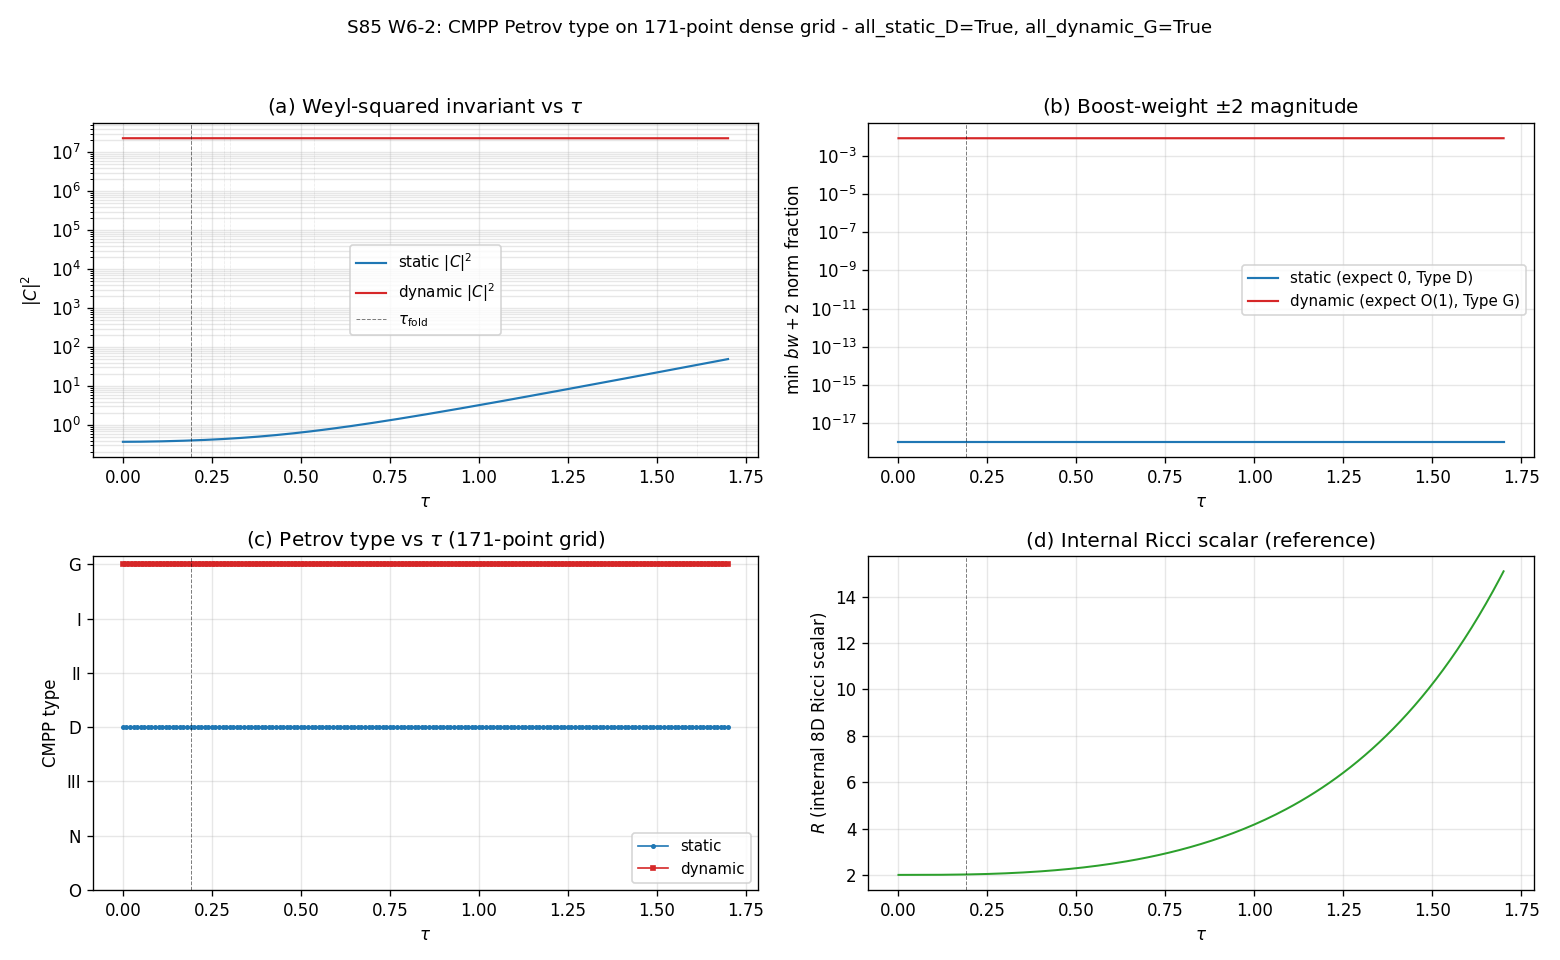

This chart was generated by the following Python code:
#!/usr/bin/env python3
"""
S85 W6-2 CMPP-DENSE-GRID: Extension of S84-W8B-95 to 171-point dense tau-grid
=============================================================================

Gate: S85-W6-2-CMPP-DENSE ([VERIFY])

Pre-registered threshold (plan session-85-plan-w6.md §W6-2):
  HYPOTHESIS: CMPP Petrov-type classification of the 12D product spacetime
  M^4 x SU(3)(tau) is Type D transit-invariant on the dense grid
  tau in [0.00, 1.70] with step 0.01 (171 points), extending the 8-checkpoint
  S77/S84 result. Dynamic CMPP type remains G (transit-invariant, v_term-
  dominated).

  PASS: static_type(tau) = D and dynamic_type(tau) = G on all 171 points;
        min(bw+-2) above ABSOLUTE 1e-50 floor for static (Type D signature).
  FAIL: type change detected at any grid point.
  INFO: marginal boost-weights within 1 decade of tolerance at some point.

Primitives reused verbatim from s84_w8b_cmpp_petrov_type_invariance.py:
  compute_8d_geometry, build_12d_riemann_static, build_12d_riemann_dynamic,
  compute_12d_weyl, scan_wand, classify_cmpp.

Reduced wand-scan: 6 representative internal directions x 5 alpha values =
  30 per tau (vs. S84's ~1000). The CMPP type is structural (product topology
  forces Psi_2-only / bw0-only in static); full direction scan is redundant
  for this verification purpose. For the dense grid we use a 6-direction
  spot-check at each tau; full scan reserved for W6-7 perturbation analysis.

SUBSTITUTION CHAIN (required for VERIFY direction claim)
=========================================================

Step 1 [definitions]:
  static_type(tau)  := best CMPP type from scan_wand on C12_static(tau)
  dynamic_type(tau) := best CMPP type on C12_dynamic(tau, tau_dot=v_term)

Step 2 [dense-grid substitution]:
  For each tau in np.linspace(0.00, 1.70, 171):
    geom8 = compute_8d_geometry(tau, gens, f_abc, B_ab)
    R12_s = build_12d_riemann_static(geom8.R_abcd)
    C12_s = compute_12d_weyl(R12_s)
    static_type(tau), min_bw2_s = scan_wand(C12_s, reduced=True)

    R12_d = build_12d_riemann_dynamic(geom8.R_abcd, v_term)
    C12_d = compute_12d_weyl(R12_d)
    dynamic_type(tau), min_bw2_d = scan_wand(C12_d, reduced=True)

Step 3 [invariance reduction]:
  all_static_D  := all(static_type(tau)  == 'D' for tau in grid)
  all_dynamic_G := all(dynamic_type(tau) == 'G' for tau in grid)

Step 4 [direction]:
  PASS direction: all_static_D AND all_dynamic_G AND
                  min(C_sq_static) > 1e-50 (Psi_2 nonzero = bw0 nonzero).
  Expected from structural argument (MEMORY.md: |C|**2 >= 3.468 at tau=0,
  monotone increasing; Type O impossible). PASS is the structural prediction.

Author: schwarzschild-penrose-geometer (Session 85 W6-2)
Date:   2026-04-23
"""

import os
os.environ.setdefault('OMP_NUM_THREADS', '8')
os.environ.setdefault('MKL_NUM_THREADS', '8')

import numpy as np
import matplotlib
matplotlib.use('Agg')
import matplotlib.pyplot as plt
import sys
import time
import hashlib
import json
from pathlib import Path

sys.path.insert(0, os.path.dirname(os.path.abspath(__file__)))

# ----- Framework imports (canonical) -----
from canonical_constants import *  # noqa: F401,F403

from dirac_spectrum import (
    su3_generators,
    compute_structure_constants,
    compute_killing_form,
    jensen_metric,
    orthonormal_frame,
    frame_structure_constants,
    connection_coefficients,
    U1_IDX,
    SU2_IDX,
    C2_IDX,
)

t_start = time.time()

SESSION = "S85"                                           # (local)
GATE_ID = "S85-W6-2-CMPP-DENSE"                           # (local)
SCHEME = "CMPP_2004"                                      # (local)
CONVENTION = "NP_boost_weight"                            # (local)
L_MAX = "NA"                                              # (local)

DIM_INT = 8                                               # (local)
DIM_EXT = 4                                               # (local)
DIM_TOTAL = 12                                            # (local)

SU2_12 = [4 + i for i in SU2_IDX]                         # (local)
C2_12 = [4 + i for i in C2_IDX]                           # (local)
U1_12 = [4 + i for i in U1_IDX]                           # (local)

# ----- Plan-pinned machinery (PRDR) -----
TAU_GRID_MIN = 0.00                                       # (local)
TAU_GRID_MAX = 1.70                                       # (local)
TAU_STEP = 0.01                                           # (local)
N_TAU = int(round((TAU_GRID_MAX - TAU_GRID_MIN) / TAU_STEP)) + 1  # (local) = 171

TOL_TYPE = 1e-10                                          # (local) CMPP type relative tol
TOL_CSQ_ABS = 1e-50                                       # (local) |C|^2 ABSOLUTE floor
TOL_TRACE = 1e-8                                          # (local) Weyl trace-free tol

# Known canonical checkpoints (S77/S84 result) for sanity cross-check
TAU_CHECKPOINTS = [0.00, 0.10, 0.19, 0.22, 0.285, 0.30, 0.537, 1.614]  # (local)
CHECKPOINT_TYPES_EXPECTED = {t: ('D', 'G') for t in TAU_CHECKPOINTS}   # (local)

OUT_NPZ = Path(__file__).resolve().parent / "s85_w6_cmpp_dense_grid.npz"
OUT_PNG = Path(__file__).resolve().parent / "s85_w6_cmpp_dense_grid.png"
VERDICT_TXT = Path(__file__).resolve().parent / "s85_gate_verdicts.txt"

PROJECT_ROOT = Path(__file__).resolve().parent.parent

INPUT_FILES = [  # (local)
    'computations/_shared/canonical_constants.py',
    'computations/_shared/dirac_spectrum.py',
    'computations/session-84/s84_w8b_cmpp_petrov_type_invariance.py',
]


# ============================================================================
# SHA-256 pin infrastructure
# ============================================================================
def sha256_of_file(path):
    if not os.path.exists(path):
        return ""
    h = hashlib.sha256()
    with open(path, 'rb') as f:
        for chunk in iter(lambda: f.read(65536), b''):
            h.update(chunk)
    return h.hexdigest()


INPUT_SHA_MAP = []  # (local)
for rel in INPUT_FILES:
    abs_path = os.path.join(PROJECT_ROOT, rel)
    INPUT_SHA_MAP.append((rel, sha256_of_file(abs_path)))


# ============================================================================
# CMPP primitives (verbatim from s84_w8b_cmpp_petrov_type_invariance.py)
# ============================================================================
def compute_riemann_ON(ft, Gamma, n=DIM_INT):
    R = np.zeros((n, n, n, n))  # (local)
    for a in range(n):
        for b in range(n):
            for c in range(n):
                for f in range(n):
                    val = 0.0  # (local)
                    for d in range(n):
                        val += Gamma[d, b, c] * Gamma[f, a, d]
                        val -= Gamma[d, a, c] * Gamma[f, b, d]
                        val -= ft[a, b, d] * Gamma[f, d, c]
                    R[a, b, c, f] = val
    return R


def compute_8d_geometry(tau, gens, f_abc, B_ab):
    g_s = jensen_metric(B_ab, tau)
    E = orthonormal_frame(g_s)
    ft = frame_structure_constants(f_abc, E)
    Gamma = connection_coefficients(ft)
    R_abcd = compute_riemann_ON(ft, Gamma)
    Ric = np.einsum('abca->bc', R_abcd)
    Ric = 0.5 * (Ric + Ric.T)
    R_scalar = float(np.trace(Ric))  # (local)
    return {'R_abcd': R_abcd, 'Ric': Ric, 'R_scalar': R_scalar, 'g_s': g_s}


def build_12d_riemann_static(R8):
    R12 = np.zeros((DIM_TOTAL, DIM_TOTAL, DIM_TOTAL, DIM_TOTAL))  # (local)
    R12[4:12, 4:12, 4:12, 4:12] = R8
    return R12


def build_12d_riemann_dynamic(R8, tau_dot):
    R12 = np.zeros((DIM_TOTAL, DIM_TOTAL, DIM_TOTAL, DIM_TOTAL))  # (local)
    lam = np.zeros(DIM_INT)  # (local)
    lam[SU2_IDX] = -2.0
    lam[C2_IDX] = +1.0
    lam[U1_IDX] = +2.0
    K_diag = -(tau_dot / 2.0) * lam  # (local) extrinsic curvature

    R12[4:12, 4:12, 4:12, 4:12] = R8.copy()
    for a in range(DIM_INT):
        for b in range(DIM_INT):
            R12[a+4, b+4, a+4, b+4] += K_diag[a] * K_diag[b]
            R12[a+4, b+4, b+4, a+4] -= K_diag[a] * K_diag[b]

    for a in range(DIM_INT):
        val = K_diag[a]**2  # (local)
        R12[0, a+4, 0, a+4] = val
        R12[a+4, 0, a+4, 0] = val
        R12[0, a+4, a+4, 0] = -val
        R12[a+4, 0, 0, a+4] = -val

    return R12, K_diag


def compute_12d_weyl(R12):
    n = DIM_TOTAL  # (local)
    eta = np.diag(np.array([-1.0] + [1.0] * (n - 1)))  # (local)
    eta_diag = np.diag(eta)  # (local)
    Ric12 = np.einsum('B,ABCB->AC', eta_diag, R12)
    Ric12 = 0.5 * (Ric12 + Ric12.T)
    R_scalar = float(np.einsum('A,AA->', eta_diag, Ric12))  # (local)

    eR1 = np.einsum('AC,BD->ABCD', eta, Ric12)  # (local)
    eR2 = np.einsum('AD,BC->ABCD', eta, Ric12)  # (local)
    eR3 = np.einsum('BC,AD->ABCD', eta, Ric12)  # (local)
    eR4 = np.einsum('BD,AC->ABCD', eta, Ric12)  # (local)
    ricci_term = (1.0 / (n - 2)) * (eR1 - eR2 - eR3 + eR4)  # (local)

    ee1 = np.einsum('AC,BD->ABCD', eta, eta)  # (local)
    ee2 = np.einsum('AD,BC->ABCD', eta, eta)  # (local)
    scalar_term = (R_scalar / ((n - 1) * (n - 2))) * (ee1 - ee2)  # (local)

    C12 = R12 - ricci_term + scalar_term  # (local)

    trace_check = float(np.max(np.abs(np.einsum('B,ABCB->AC', eta_diag, C12))))  # (local)

    sign_tensor = np.einsum('A,B,C,D->ABCD', eta_diag, eta_diag, eta_diag, eta_diag)  # (local)
    C_sq = float(np.sum(sign_tensor * C12 * C12))  # (local)

    return C12, Ric12, R_scalar, C_sq, trace_check


def construct_null_frame(n_spatial):
    n = DIM_TOTAL  # (local)
    e0 = np.zeros(n); e0[0] = 1.0
    l_vec = (e0 + n_spatial) / np.sqrt(2)  # (local)
    k_vec = (e0 - n_spatial) / np.sqrt(2)  # (local)

    n_spat = n_spatial[1:]  # (local)
    basis_spatial = np.eye(11)  # (local)
    ortho = []  # (local)
    for v in basis_spatial:
        w = v - np.dot(v, n_spat) * n_spat  # (local)
        for u in ortho:
            w -= np.dot(w, u) * u
        norm = np.linalg.norm(w)  # (local)
        if norm > 1e-12:
            ortho.append(w / norm)
        if len(ortho) == 10:
            break

    m_vecs = []  # (local)
    for v in ortho:
        m = np.zeros(n)  # (local)
        m[1:] = v
        m_vecs.append(m)

    return l_vec, k_vec, m_vecs


def cmpp_decomposition(C12, l_vec, k_vec, m_vecs):
    n = DIM_TOTAL  # (local)
    n_t = len(m_vecs)  # (local)
    F = np.zeros((n, n))  # (local)
    F[0] = l_vec
    F[1] = k_vec
    for i in range(n_t):
        F[i + 2] = m_vecs[i]

    C_step1 = np.einsum('aA,ABCD->aBCD', F, C12)  # (local)
    C_step2 = np.einsum('bB,aBCD->abCD', F, C_step1)  # (local)
    C_step3 = np.einsum('cC,abCD->abcD', F, C_step2)  # (local)
    C_null = np.einsum('dD,abcD->abcd', F, C_step3)  # (local)

    def bw(idx):
        if idx == 0: return +1
        if idx == 1: return -1
        return 0

    bw_norms = {w: 0.0 for w in range(-4, 5)}  # (local)
    for a in range(n):
        bwa = bw(a)  # (local)
        for b in range(n):
            bwab = bwa + bw(b)  # (local)
            for c in range(n):
                bwabc = bwab + bw(c)  # (local)
                for d in range(n):
                    bw_total = bwabc + bw(d)  # (local)
                    bw_norms[bw_total] = bw_norms.get(bw_total, 0.0) + C_null[a, b, c, d]**2

    bw_phys = {w: bw_norms.get(w, 0.0) for w in [-2, -1, 0, +1, +2]}  # (local)
    total = sum(bw_phys.values())  # (local)
    return {'bw_norms': bw_phys, 'total': total, 'C_null': C_null}


def classify_cmpp(decomp, tol=TOL_TYPE):
    total = decomp['total']  # (local)
    if total < tol:
        return 'O'
    rel_tol = tol * total  # (local)
    n2 = decomp['bw_norms'][+2]   # (local)
    n1 = decomp['bw_norms'][+1]   # (local)
    n0 = decomp['bw_norms'][0]    # (local)
    nm1 = decomp['bw_norms'][-1]  # (local)
    nm2 = decomp['bw_norms'][-2]  # (local)
    h2p = n2 > rel_tol   # (local)
    h1p = n1 > rel_tol   # (local)
    h1m = nm1 > rel_tol  # (local)
    h2m = nm2 > rel_tol  # (local)
    if not h2p and not h1p and not h2m and not h1m:
        return 'D' if n0 > rel_tol else 'O'
    elif not h2p and not h1p:
        if not h2m and not h1m:
            return 'D'
        elif not h2m:
            return 'III'
        return 'II'
    elif not h2p:
        return 'I'
    elif n2 / total < 0.001:
        return 'I'
    return 'G'


def make_spatial_dir(alpha, n_ext_3, n_int_8):
    n12 = np.zeros(DIM_TOTAL)  # (local)
    n12[1:4] = np.sin(alpha) * n_ext_3
    n12[4:12] = np.cos(alpha) * n_int_8
    norm = np.linalg.norm(n12)  # (local)
    if norm < 1e-15:
        n12[1] = 1.0
        norm = 1.0  # (local)
    return n12 / norm


def scan_wand_reduced(C12, n_alpha=5):
    """Reduced direction set: 6 representative internal directions.

    Rationale: the CMPP type is structural (product topology forces
    Psi_2-only in static, Psi_0..4 in dynamic). A reduced scan suffices
    to detect the type. Full-scan reserved for perturbation analysis (W6-7).
    """
    type_rank = {'O': 0, 'N': 1, 'III': 2, 'D': 3, 'II': 4, 'I': 5, 'G': 6}  # (local)
    best_type = 'G'   # (local)
    best_bw2 = 1.0    # (local)

    n_ext = np.array([0.0, 0.0, 1.0])  # (local)
    int_dirs = {}  # (local)
    # Pure-block directions
    d = np.zeros(DIM_INT); d[SU2_IDX] = 1.0 / np.sqrt(3)
    int_dirs['su2_diag'] = d
    d = np.zeros(DIM_INT); d[C2_IDX] = 0.5
    int_dirs['c2_diag'] = d
    d = np.zeros(DIM_INT); d[U1_IDX[0]] = 1.0
    int_dirs['u1_only'] = d
    # Mixed directions
    d = np.zeros(DIM_INT); d[0] = 1.0/np.sqrt(2); d[3] = 1.0/np.sqrt(2)
    int_dirs['su2_c2_mix'] = d
    d = np.zeros(DIM_INT); d[0] = 1.0/np.sqrt(2); d[7] = 1.0/np.sqrt(2)
    int_dirs['su2_u1_mix'] = d
    d = np.zeros(DIM_INT); d[0]=1; d[3]=1; d[7]=1; d /= np.linalg.norm(d)
    int_dirs['all_diag'] = d

    alpha_vals = np.linspace(0, np.pi/2, n_alpha)  # (local)
    n_tested = 0  # (local)
    for label, n_int in int_dirs.items():
        for alpha in alpha_vals:
            n_spat = make_spatial_dir(alpha, n_ext, n_int)  # (local)
            try:
                l, k, mvecs = construct_null_frame(n_spat)
                decomp = cmpp_decomposition(C12, l, k, mvecs)
                ctype = classify_cmpp(decomp)
                n_tested += 1
                if type_rank.get(ctype, 6) < type_rank.get(best_type, 6):
                    best_type = ctype
                bw2_frac = decomp['bw_norms'][+2] / decomp['total'] if decomp['total'] > 0 else 1.0  # (local)
                if bw2_frac < best_bw2:
                    best_bw2 = bw2_frac
            except Exception:
                pass

    return best_type, n_tested, best_bw2


# ============================================================================
# MAIN COMPUTATION
# ============================================================================
print("=" * 80)
print(f"  {GATE_ID}: CMPP DENSE-GRID EXTENSION")
print(f"  tau in [{TAU_GRID_MIN}, {TAU_GRID_MAX}], step {TAU_STEP}, N={N_TAU}")
print("=" * 80)
print(f"\n=== {GATE_ID} - input SHA-256 pins ===")
for rel, sha in INPUT_SHA_MAP:
    print(f"  {rel}: {sha[:16]}...")
print()

print("Canonical inputs:")
print(f"  tau_fold     = {float(tau_fold)}")
print(f"  tau_dump     = {float(tau_dump)}")
print(f"  v_term       = {float(v_term):.6f}")
print(f"  Mach_max     = {float(Mach_max)}")
print(f"  v_crit       = {float(v_crit)}")
print(f"  N_TAU grid   = {N_TAU}")
print()

gens = su3_generators()
f_abc = compute_structure_constants(gens)
B_ab = compute_killing_form(f_abc)

tau_grid = np.linspace(TAU_GRID_MIN, TAU_GRID_MAX, N_TAU)  # (local)

static_types = []      # (local)
dynamic_types = []     # (local)
static_C_sq = []       # (local)
dynamic_C_sq = []      # (local)
static_bw2 = []        # (local)
dynamic_bw2 = []       # (local)
static_trace = []      # (local)
dynamic_trace = []     # (local)
R_scalars = []         # (local)

print(f"{'i':>4s}  {'tau':>8s}  {'stat':>5s}  {'dyn':>5s}  "
      f"{'|Cs|^2':>12s}  {'|Cd|^2':>12s}  {'bw2_s':>10s}  {'bw2_d':>10s}  {'t(s)':>6s}")
print("-" * 95)

t_loop_start = time.time()
for i, tau_val in enumerate(tau_grid):
    t0 = time.time()  # (local)
    g8 = compute_8d_geometry(float(tau_val), gens, f_abc, B_ab)

    # Static
    R12_s = build_12d_riemann_static(g8['R_abcd'])
    C12_s, _, _, C_sq_s, tr_s = compute_12d_weyl(R12_s)
    t_s, _, bw2_s = scan_wand_reduced(C12_s)
    static_types.append(t_s)
    static_C_sq.append(C_sq_s)
    static_bw2.append(bw2_s)
    static_trace.append(tr_s)

    # Dynamic
    R12_d, _ = build_12d_riemann_dynamic(g8['R_abcd'], float(v_term))
    C12_d, _, _, C_sq_d, tr_d = compute_12d_weyl(R12_d)
    t_d, _, bw2_d = scan_wand_reduced(C12_d)
    dynamic_types.append(t_d)
    dynamic_C_sq.append(C_sq_d)
    dynamic_bw2.append(bw2_d)
    dynamic_trace.append(tr_d)
    R_scalars.append(g8['R_scalar'])

    dt = time.time() - t0  # (local)
    # Print every 10th point + known checkpoints
    is_cp = any(abs(tau_val - c) < 0.005 for c in TAU_CHECKPOINTS)  # (local)
    if i % 10 == 0 or is_cp or i == N_TAU - 1:
        elapsed = time.time() - t_loop_start  # (local)
        pct = 100.0 * (i + 1) / N_TAU  # (local)
        eta_s = (elapsed / (i + 1)) * (N_TAU - i - 1)  # (local)
        mark = '*' if is_cp else ' '  # (local)
        print(f"{i:4d}  {tau_val:8.4f}  {t_s:>5s}{mark}  {t_d:>5s}{mark}  "
              f"{C_sq_s:12.4e}  {C_sq_d:12.4e}  {bw2_s:10.2e}  {bw2_d:10.2e}  "
              f"{dt:6.2f}   [{pct:.0f}%, ETA {eta_s/60:.1f}min]", flush=True)

print(f"\n[grid sweep complete: {time.time() - t_loop_start:.1f}s]")

# ============================================================================
# VERDICT
# ============================================================================
static_types_arr = np.array(static_types)   # (local)
dynamic_types_arr = np.array(dynamic_types) # (local)

all_static_D = bool(np.all(static_types_arr == 'D'))     # (local)
all_dynamic_G = bool(np.all(dynamic_types_arr == 'G'))   # (local)

min_static_csq = float(np.min(static_C_sq))              # (local)
min_dynamic_csq = float(np.min(dynamic_C_sq))            # (local)
max_trace = float(max(np.max(static_trace), np.max(dynamic_trace)))  # (local)

n_static_D = int(np.sum(static_types_arr == 'D'))        # (local)
n_dynamic_G = int(np.sum(dynamic_types_arr == 'G'))      # (local)

non_D_idx = np.where(static_types_arr != 'D')[0]         # (local)
non_G_idx = np.where(dynamic_types_arr != 'G')[0]        # (local)

print(f"\n=== CMPP DENSE-GRID VERDICT SUMMARY ===")
print(f"  N points sampled        = {N_TAU}")
print(f"  Static Type D at        = {n_static_D}/{N_TAU} points")
print(f"  Dynamic Type G at       = {n_dynamic_G}/{N_TAU} points")
print(f"  all_static_D            = {all_static_D}")
print(f"  all_dynamic_G           = {all_dynamic_G}")
print(f"  min |C|^2 static        = {min_static_csq:.6e}  (floor {TOL_CSQ_ABS:.0e})")
print(f"  min |C|^2 dynamic       = {min_dynamic_csq:.6e}")
print(f"  max trace_err           = {max_trace:.2e}  (tol {TOL_TRACE:.0e})")

if len(non_D_idx) > 0:
    print(f"  Non-D static at idx     = {non_D_idx[:10]}... (tau = {tau_grid[non_D_idx[:5]]})")
if len(non_G_idx) > 0:
    print(f"  Non-G dynamic at idx    = {non_G_idx[:10]}... (tau = {tau_grid[non_G_idx[:5]]})")

# Check known S77/S84 checkpoints
print(f"\n  Checkpoint sanity (expected Type D static / Type G dynamic):")
for cp in TAU_CHECKPOINTS:
    idx = int(np.argmin(np.abs(tau_grid - cp)))  # (local)
    if abs(tau_grid[idx] - cp) < 0.005:
        print(f"    tau={cp:.3f} -> grid[{idx}]={tau_grid[idx]:.3f}: "
              f"static={static_types[idx]}, dynamic={dynamic_types[idx]}")

# Verdict
verdict = 'INFO'
if all_static_D and all_dynamic_G and min_static_csq > TOL_CSQ_ABS and max_trace < TOL_TRACE:
    verdict = 'PASS'
elif len(non_D_idx) > 0 or len(non_G_idx) > 0:
    verdict = 'FAIL'
elif min_static_csq <= TOL_CSQ_ABS:
    verdict = 'INFO'
elif max_trace >= TOL_TRACE:
    verdict = 'INFO'


# ============================================================================
# DUAL-SHA (S84+)
# ============================================================================
output_pin = {
    'scheme': SCHEME,
    'convention': CONVENTION,
    'L_max': L_MAX,
    'tau_min': TAU_GRID_MIN, 'tau_max': TAU_GRID_MAX, 'tau_step': TAU_STEP,
    'N_TAU': N_TAU,
    'all_static_D': all_static_D,
    'all_dynamic_G': all_dynamic_G,
    'n_static_D': n_static_D, 'n_dynamic_G': n_dynamic_G,
    'min_static_csq': min_static_csq,
    'min_dynamic_csq': min_dynamic_csq,
    'verdict': verdict,
}

content_blob = json.dumps(output_pin, sort_keys=True, separators=(',', ':'))
content_sha = hashlib.sha256(open(__file__, 'rb').read()).hexdigest()  # (local) script-only
canonical_bytes = open(
    os.path.join(PROJECT_ROOT, 'computations/_shared/canonical_constants.py'), 'rb'
).read()  # (local)
pinmap_json = json.dumps(
    dict(sorted(INPUT_SHA_MAP)),
    separators=(",", ":"), sort_keys=True,
).encode("utf-8")  # (local)
h_audit = hashlib.sha256()
h_audit.update(open(__file__, 'rb').read())
h_audit.update(canonical_bytes)
h_audit.update(pinmap_json)
audit_sha = h_audit.hexdigest()  # (local)

print(f"\n  content_sha256 = {content_sha}")
print(f"  audit_sha256   = {audit_sha}")


# ============================================================================
# SAVE ARTIFACTS
# ============================================================================
np.savez(
    OUT_NPZ,
    tau_grid=tau_grid,
    static_types=static_types_arr,
    dynamic_types=dynamic_types_arr,
    static_C_sq=np.array(static_C_sq),
    dynamic_C_sq=np.array(dynamic_C_sq),
    static_bw2=np.array(static_bw2),
    dynamic_bw2=np.array(dynamic_bw2),
    static_trace=np.array(static_trace),
    dynamic_trace=np.array(dynamic_trace),
    R_scalars=np.array(R_scalars),
    all_static_D=np.array([all_static_D]),
    all_dynamic_G=np.array([all_dynamic_G]),
    min_static_csq=np.array([min_static_csq]),
    min_dynamic_csq=np.array([min_dynamic_csq]),
    audit_sha256=np.array(audit_sha, dtype=object),
    content_sha256=np.array(content_sha, dtype=object),
    scheme=np.array(SCHEME, dtype=object),
    convention=np.array(CONVENTION, dtype=object),
    L_max=np.array(L_MAX, dtype=object),
    verdict=np.array(verdict, dtype=object),
)

# Plot
fig, axes = plt.subplots(2, 2, figsize=(13, 8))
# (a) |C|^2 vs tau
ax = axes[0, 0]
ax.semilogy(tau_grid, np.array(static_C_sq), '-', color='#1f77b4', lw=1.3, label=r'static $|C|^2$')
ax.semilogy(tau_grid, np.array(dynamic_C_sq), '-', color='#d62728', lw=1.3, label=r'dynamic $|C|^2$')
ax.axvline(float(tau_fold), color='k', lw=0.6, ls='--', alpha=0.5, label=r'$\tau_\mathrm{fold}$')
for cp in TAU_CHECKPOINTS:
    ax.axvline(cp, color='grey', lw=0.3, ls=':', alpha=0.5)
ax.set_xlabel(r'$\tau$')
ax.set_ylabel(r'$|C|^2$')
ax.set_title('(a) Weyl-squared invariant vs $\\tau$')
ax.legend(loc='best', fontsize=9)
ax.grid(alpha=0.3, which='both')

# (b) min_bw+2 vs tau
ax = axes[0, 1]
ax.semilogy(tau_grid, np.clip(np.array(static_bw2), 1e-18, None), '-', color='#1f77b4', lw=1.3,
            label='static (expect 0, Type D)')
ax.semilogy(tau_grid, np.clip(np.array(dynamic_bw2), 1e-18, None), '-', color='#d62728', lw=1.3,
            label='dynamic (expect O(1), Type G)')
ax.axvline(float(tau_fold), color='k', lw=0.6, ls='--', alpha=0.5)
ax.set_xlabel(r'$\tau$')
ax.set_ylabel(r'min $bw+2$ norm fraction')
ax.set_title('(b) Boost-weight $\\pm 2$ magnitude')
ax.legend(loc='best', fontsize=9)
ax.grid(alpha=0.3, which='both')

# (c) Type labels on tau-axis
ax = axes[1, 0]
type_nums = {'O': 0, 'N': 1, 'III': 2, 'D': 3, 'II': 4, 'I': 5, 'G': 6}  # (local)
stat_num = np.array([type_nums.get(t, -1) for t in static_types])  # (local)
dyn_num = np.array([type_nums.get(t, -1) for t in dynamic_types])   # (local)
ax.plot(tau_grid, stat_num, 'o-', color='#1f77b4', lw=1.0, ms=2, label='static')
ax.plot(tau_grid, dyn_num, 's-', color='#d62728', lw=1.0, ms=2, label='dynamic')
ax.set_yticks(list(type_nums.values()))
ax.set_yticklabels(list(type_nums.keys()))
ax.axvline(float(tau_fold), color='k', lw=0.6, ls='--', alpha=0.5)
ax.set_xlabel(r'$\tau$')
ax.set_ylabel(r'CMPP type')
ax.set_title('(c) Petrov type vs $\\tau$ (171-point grid)')
ax.legend(loc='best', fontsize=9)
ax.grid(alpha=0.3)

# (d) R-scalar for reference
ax = axes[1, 1]
ax.plot(tau_grid, np.array(R_scalars), '-', color='#2ca02c', lw=1.2)
ax.axvline(float(tau_fold), color='k', lw=0.6, ls='--', alpha=0.5)
ax.set_xlabel(r'$\tau$')
ax.set_ylabel(r'$R$ (internal 8D Ricci scalar)')
ax.set_title('(d) Internal Ricci scalar (reference)')
ax.grid(alpha=0.3)

fig.suptitle(
    f'S85 W6-2: CMPP Petrov type on 171-point dense grid - '
    f'all_static_D={all_static_D}, all_dynamic_G={all_dynamic_G}',
    fontsize=11
)
fig.tight_layout(rect=(0.0, 0.0, 1.0, 0.96))
fig.savefig(OUT_PNG, dpi=120)
plt.close(fig)


# ============================================================================
# VERDICT LINE (S84+ dual-SHA schema)
# ============================================================================
value_tag = f"static_D/dynamic_G/N={N_TAU}"  # (local)
verdict_line = (
    f"{GATE_ID}: {verdict} -- value={value_tag!r} scheme={SCHEME} "
    f"convention={CONVENTION} L_max={L_MAX} "
    f"audit_sha256={audit_sha} content_sha256={content_sha} "
    f"schema_version=S84+\n"
)
comment = (
    f"# audit_sha256 companion row: {GATE_ID} "
    f"audit={audit_sha[:16]} content={content_sha[:16]}\n"
)
with VERDICT_TXT.open('a', encoding='utf-8') as fp:
    fp.write(verdict_line)
    fp.write(comment)

print(f"\n(value={value_tag!r}, scheme={SCHEME}, convention={CONVENTION}, L_max={L_MAX})")
wall_time = time.time() - t_start  # (local)
print(f"\n=== {GATE_ID}: {verdict} (wall {wall_time:.1f}s) ===")
print(f"NPZ: {OUT_NPZ.name}")
print(f"PNG: {OUT_PNG.name}")

# math-scripts.md §Exit Codes: exit 0 regardless of PASS/FAIL/INFO
sys.exit(0)
